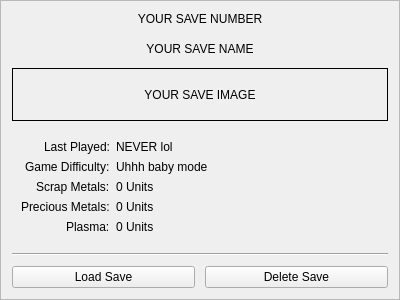
<?xml version="1.0" encoding="UTF-8"?>
<ui version="4.0">
 <class>Frame</class>
 <widget class="QFrame" name="Frame">
  <property name="geometry">
   <rect>
    <x>0</x>
    <y>0</y>
    <width>400</width>
    <height>300</height>
   </rect>
  </property>
  <property name="windowTitle">
   <string>Frame</string>
  </property>
  <property name="frameShape">
   <enum>QFrame::Shape::StyledPanel</enum>
  </property>
  <layout class="QVBoxLayout" name="verticalLayout_2" stretch="1,1,3,3,1,0">
   <property name="spacing">
    <number>10</number>
   </property>
   <item>
    <widget class="QLabel" name="saveNumber">
     <property name="text">
      <string>YOUR SAVE NUMBER</string>
     </property>
     <property name="textFormat">
      <enum>Qt::TextFormat::AutoText</enum>
     </property>
     <property name="alignment">
      <set>Qt::AlignmentFlag::AlignHCenter|Qt::AlignmentFlag::AlignTop</set>
     </property>
    </widget>
   </item>
   <item>
    <widget class="QLabel" name="characterName">
     <property name="text">
      <string>YOUR SAVE NAME</string>
     </property>
     <property name="alignment">
      <set>Qt::AlignmentFlag::AlignCenter</set>
     </property>
    </widget>
   </item>
   <item>
    <widget class="QLabel" name="saveImage">
     <property name="frameShape">
      <enum>QFrame::Shape::Box</enum>
     </property>
     <property name="text">
      <string>YOUR SAVE IMAGE</string>
     </property>
     <property name="alignment">
      <set>Qt::AlignmentFlag::AlignCenter</set>
     </property>
    </widget>
   </item>
   <item>
    <widget class="QWidget" name="saveInfo" native="true">
     <property name="layoutDirection">
      <enum>Qt::LayoutDirection::LeftToRight</enum>
     </property>
     <layout class="QFormLayout" name="formLayout">
      <property name="labelAlignment">
       <set>Qt::AlignmentFlag::AlignRight|Qt::AlignmentFlag::AlignTrailing|Qt::AlignmentFlag::AlignVCenter</set>
      </property>
      <property name="formAlignment">
       <set>Qt::AlignmentFlag::AlignLeading|Qt::AlignmentFlag::AlignLeft|Qt::AlignmentFlag::AlignTop</set>
      </property>
      <item row="0" column="0">
       <widget class="QLabel" name="label">
        <property name="layoutDirection">
         <enum>Qt::LayoutDirection::LeftToRight</enum>
        </property>
        <property name="text">
         <string>Last Played:</string>
        </property>
        <property name="alignment">
         <set>Qt::AlignmentFlag::AlignLeading|Qt::AlignmentFlag::AlignLeft|Qt::AlignmentFlag::AlignVCenter</set>
        </property>
       </widget>
      </item>
      <item row="0" column="1">
       <widget class="QLabel" name="lastPlayed">
        <property name="text">
         <string>NEVER lol</string>
        </property>
       </widget>
      </item>
      <item row="1" column="0">
       <widget class="QLabel" name="label_3">
        <property name="text">
         <string>Game Difficulty:</string>
        </property>
        <property name="alignment">
         <set>Qt::AlignmentFlag::AlignLeading|Qt::AlignmentFlag::AlignLeft|Qt::AlignmentFlag::AlignVCenter</set>
        </property>
       </widget>
      </item>
      <item row="1" column="1">
       <widget class="QLabel" name="gameDifficulty">
        <property name="text">
         <string>Uhhh baby mode</string>
        </property>
       </widget>
      </item>
      <item row="2" column="0">
       <widget class="QLabel" name="label_2">
        <property name="text">
         <string>Scrap Metals:</string>
        </property>
       </widget>
      </item>
      <item row="2" column="1">
       <widget class="QLabel" name="scrapMetals">
        <property name="text">
         <string>0 Units</string>
        </property>
       </widget>
      </item>
      <item row="3" column="0">
       <widget class="QLabel" name="label_4">
        <property name="text">
         <string>Precious Metals:</string>
        </property>
       </widget>
      </item>
      <item row="4" column="0">
       <widget class="QLabel" name="label_5">
        <property name="text">
         <string>Plasma:</string>
        </property>
       </widget>
      </item>
      <item row="4" column="1">
       <widget class="QLabel" name="plasma">
        <property name="text">
         <string>0 Units</string>
        </property>
       </widget>
      </item>
      <item row="3" column="1">
       <widget class="QLabel" name="preciousMetals">
        <property name="text">
         <string>0 Units</string>
        </property>
       </widget>
      </item>
     </layout>
    </widget>
   </item>
   <item>
    <widget class="Line" name="line">
     <property name="orientation">
      <enum>Qt::Orientation::Horizontal</enum>
     </property>
    </widget>
   </item>
   <item>
    <layout class="QHBoxLayout" name="horizontalLayout_2">
     <item>
      <widget class="QPushButton" name="saveLoadButton">
       <property name="text">
        <string>Load Save</string>
       </property>
      </widget>
     </item>
     <item>
      <widget class="QPushButton" name="saveDeleteButton">
       <property name="text">
        <string>Delete Save</string>
       </property>
      </widget>
     </item>
    </layout>
   </item>
  </layout>
 </widget>
 <resources/>
 <connections/>
</ui>
